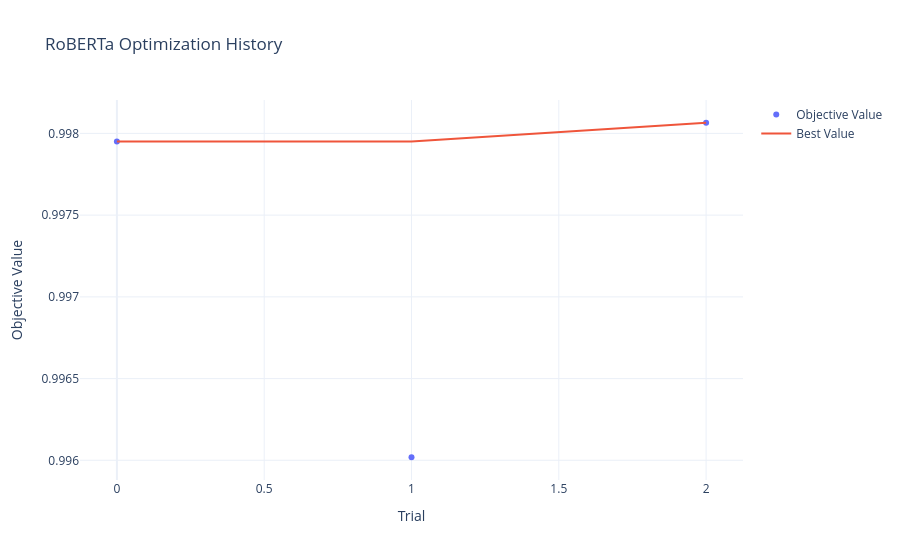
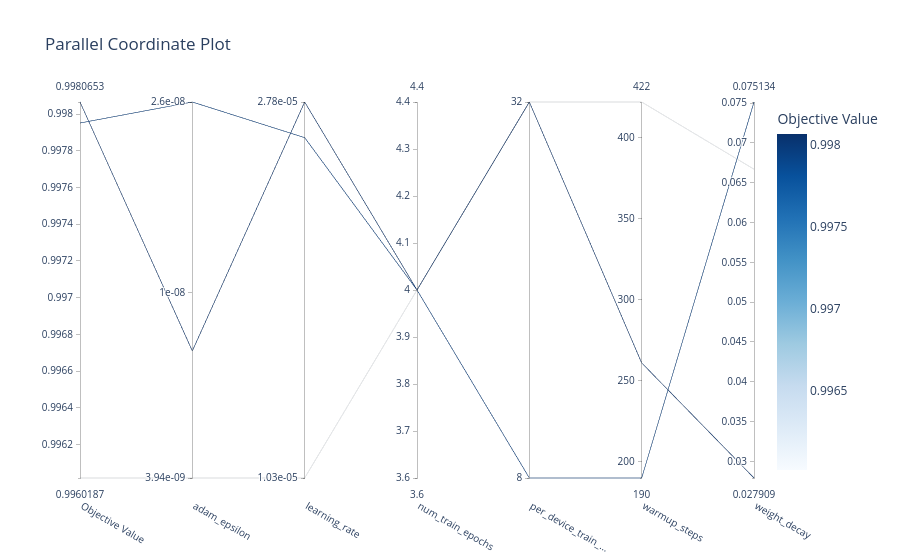

Notebook cell for these charts, in order:
### Code cell
# Optimization History (F1 improvements)
fig_history = vis.plot_optimization_history(study)
fig_history.update_layout(title="RoBERTa Optimization History", template="plotly_white")
fig_history.show()

#This didnt work for 20 entries but for all the dataset it should so uncomment it

# Hyperparameter Importance
#fig_importance = vis.plot_param_importances(study)
#fig_importance.update_layout(title="RoBERTa Hyperparameter Importance", template="plotly_white")
#fig_importance.show()

# Parallel Coordinate Plot (Relationship between parameters and F1)
fig_parallel = vis.plot_parallel_coordinate(study)
fig_parallel.show()

### Figure 1 — Plotly figure (JSON) as saved in the notebook; plotly's stock layout.template omitted (floating-point values rounded to 4 significant figures)
{"data": [{"mode": "markers", "name": "Objective Value", "type": "scatter", "x": [0, 1, 2], "y": [0.998, 0.996, 0.9981]}, {"mode": "lines", "name": "Best Value", "type": "scatter", "x": [0, 1, 2], "y": [0.998, 0.998, 0.9981]}, {"marker": {"color": "#cccccc"}, "mode": "markers", "name": "Infeasible Trial", "showlegend": false, "type": "scatter", "x": [], "y": []}], "layout": {"title": {"text": "RoBERTa Optimization History"}, "xaxis": {"title": {"text": "Trial"}}, "yaxis": {"title": {"text": "Objective Value"}}}}

### Figure 2 — Plotly figure (JSON) as saved in the notebook; plotly's stock layout.template omitted (floating-point values rounded to 4 significant figures)
{"data": [{"dimensions": [{"label": "Objective Value", "range": [0.996, 0.9981], "values": [0.998, 0.996, 0.9981]}, {"label": "adam_epsilon", "range": [-8.404, -7.585], "ticktext": ["3.94e-09", "1e-08", "2.6e-08"], "tickvals": [-8.404, -8, -7.585], "values": [-7.585, -8.404, -8.127]}, {"label": "learning_rate", "range": [-4.986, -4.556], "ticktext": ["1.03e-05", "2.78e-05"], "tickvals": [-4.986, -4.556], "values": [-4.597, -4.986, -4.556]}, {"label": "num_train_epochs", "range": [4, 4], "values": [4, 4, 4]}, {"label": "per_device_train_...", "range": [0, 1], "ticktext": ["8", "32"], "tickvals": [0, 1], "values": [0, 1, 1]}, {"label": "warmup_steps", "range": [190, 422], "values": [190, 422, 261]}, {"label": "weight_decay", "range": [0.02791, 0.07513], "values": [0.07513, 0.06669, 0.02791]}], "labelangle": 30, "labelside": "bottom", "line": {"color": [0.998, 0.996, 0.9981], "colorbar": {"title": {"text": "Objective Value"}}, "colorscale": [[0, "rgb(247,251,255)"], [0.125, "rgb(222,235,247)"], [0.25, "rgb(198,219,239)"], [0.375, "rgb(158,202,225)"], [0.5, "rgb(107,174,214)"], [0.625, "rgb(66,146,198)"], [0.75, "rgb(33,113,181)"], [0.875, "rgb(8,81,156)"], [1, "rgb(8,48,107)"]], "reversescale": false, "showscale": true}, "type": "parcoords"}], "layout": {"title": {"text": "Parallel Coordinate Plot"}}}
